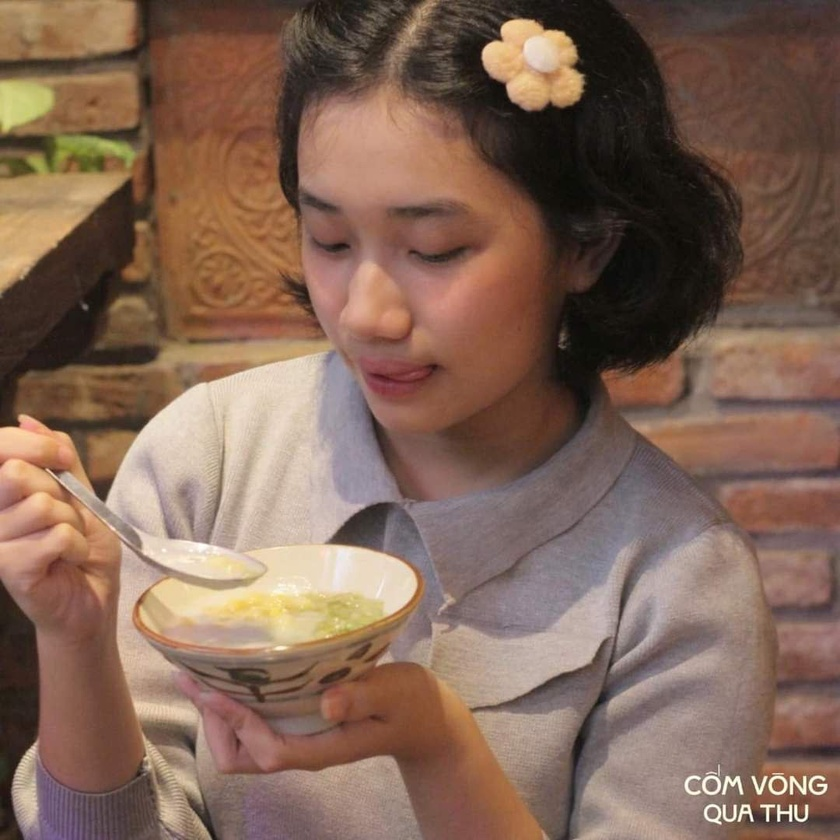
#> input picture Lab-8/theory/sample.jpg, 840 x 840 px, shrunk from 1080 x 1080 before the run, found by its file name
$ python test.py
#> lines starting #> are read from the running program, lines starting #| are printed output that depends on the picture
#> further down, image is the input picture: shape (840, 840, 3); mean B, G, R 86.5, 101.9, 130.2
import cv2
import numpy as np

def rotate_image(img, angle):
#> called with angle = 45
    (h, w) = img.shape[:2]
#> h = 840; w = 840
    (cx, cy) = (w//2, h//2)
#> cx = 420; cy = 420

    M = cv2.getRotationMatrix2D((cx, cy), angle, 1.0)

    cos = np.abs(M[0, 0])
#> cos = 0.707
    sin = np.abs(M[1, 1])
#> sin = 0.707

    new_w = int((w*cos) + (h*sin))
#> new_w = 1187
    new_h = int((w*sin) + (h*cos))
#> new_h = 1187

    M[0, 2] += new_w / 2 -cx
    M[1, 2] += new_h / 2 - cy

    rotated = cv2.warpAffine(img, M, (new_w, new_h))
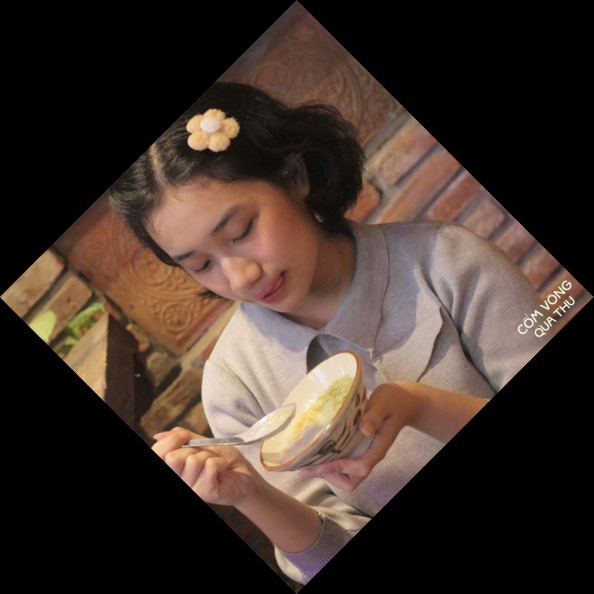
#> rotated: shape (1187, 1187, 3) (shown at 1/2 size); mean B, G, R 43.3, 51, 65.2
    return rotated

file = "D:\\ITMO\\first_year\\Python\\Lab-8\\theory\\sample.jpg"
image = cv2.imread(file)
rotated = rotate_image(image, 45)

cv2.imshow("Rotated", rotated)
cv2.waitKey()
cv2.destroyAllWindows()
